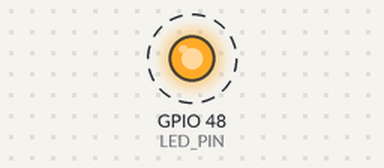
A program run on a simulated ESP32-S3. Parts: output pins drawn as LEDs (lit = HIGH). Dashed ring = blinking. What the program prints to the serial monitor is not drawn.

Above: at 0.5 s.
Timing chart, 0 to 4.6 s (numbered marks = the images above):
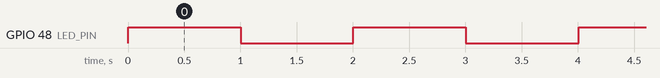

Measured:
- by itself, GPIO 48 (LED_PIN): alternates HIGH for 1.0 s and LOW for 1.0 s

The program:

main.cpp
```cpp
#include <Arduino.h>
#include "freertos/FreeRTOS.h"
#include "freertos/task.h"
#include "freertos/semphr.h"

// Pin del LED integrado en ESP32-S3-DevKitM-1
#define LED_PIN 48

// Handle del semáforo binario
SemaphoreHandle_t xSemaphore = NULL;

// Tarea 1: Enciende el LED y libera el semáforo
void taskEncender(void *pvParameters) {
    while (true) {
        // Espera a tomar el semáforo (bloqueante)
        if (xSemaphoreTake(xSemaphore, portMAX_DELAY) == pdTRUE) {
            digitalWrite(LED_PIN, HIGH);
            Serial.println("LED ENCENDIDO - Task 1");
            vTaskDelay(pdMS_TO_TICKS(1000)); // Espera 1 segundo
            // Libera el semáforo para que la otra tarea pueda ejecutarse
            xSemaphoreGive(xSemaphore);
            vTaskDelay(pdMS_TO_TICKS(10)); // Pequeño delay para evitar starvation
        }
    }
}

// Tarea 2: Apaga el LED y libera el semáforo
void taskApagar(void *pvParameters) {
    while (true) {
        // Espera a tomar el semáforo (bloqueante)
        if (xSemaphoreTake(xSemaphore, portMAX_DELAY) == pdTRUE) {
            digitalWrite(LED_PIN, LOW);
            Serial.println("LED APAGADO  - Task 2");
            vTaskDelay(pdMS_TO_TICKS(1000)); // Espera 1 segundo
            // Libera el semáforo para que la otra tarea pueda ejecutarse
            xSemaphoreGive(xSemaphore);
            vTaskDelay(pdMS_TO_TICKS(10)); // Pequeño delay para evitar starvation
        }
    }
}

void setup() {
    Serial.begin(115200);
    pinMode(LED_PIN, OUTPUT);

    // Crear el semáforo binario
    xSemaphore = xSemaphoreCreateBinary();

    if (xSemaphore == NULL) {
        Serial.println("Error: No se pudo crear el semáforo");
        while (true); // Detener ejecución si falla
    }

    // Dar el semáforo inicialmente para que taskEncender arranque primero
    xSemaphoreGive(xSemaphore);

    // Crear tarea 1: Encender LED (Core 0, prioridad 1)
    xTaskCreatePinnedToCore(
        taskEncender,    // Función de la tarea
        "TaskEncender",  // Nombre
        2048,            // Stack size (bytes)
        NULL,            // Parámetros
        1,               // Prioridad
        NULL,            // Handle (no necesario)
        0                // Core 0
    );

    // Crear tarea 2: Apagar LED (Core 1, prioridad 1)
    xTaskCreatePinnedToCore(
        taskApagar,      // Función de la tarea
        "TaskApagar",    // Nombre
        2048,            // Stack size (bytes)
        NULL,            // Parámetros
        1,               // Prioridad
        NULL,            // Handle (no necesario)
        1                // Core 1
    );

    Serial.println("Sistema iniciado - FreeRTOS Semáforo Binario");
}

void loop() {
    // Con FreeRTOS no se usa loop(), las tareas gestionan todo
    vTaskDelay(pdMS_TO_TICKS(1000));
}
```
